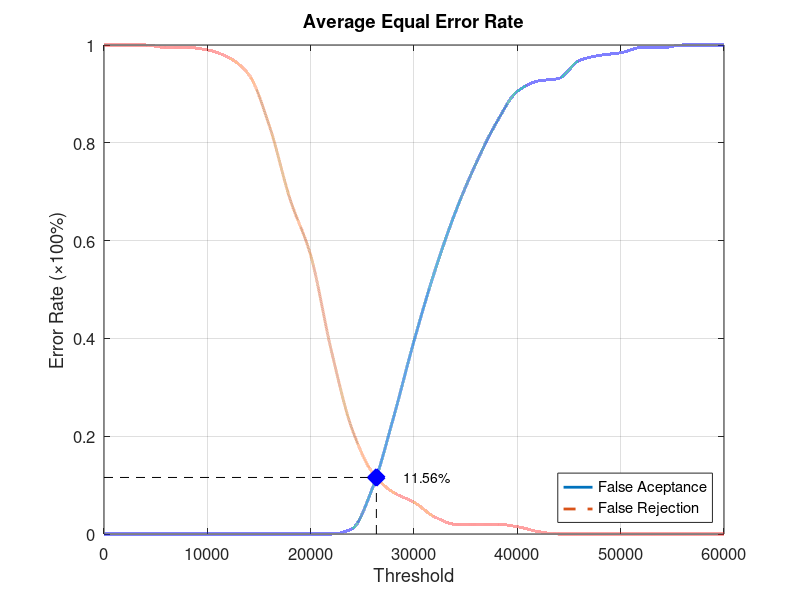
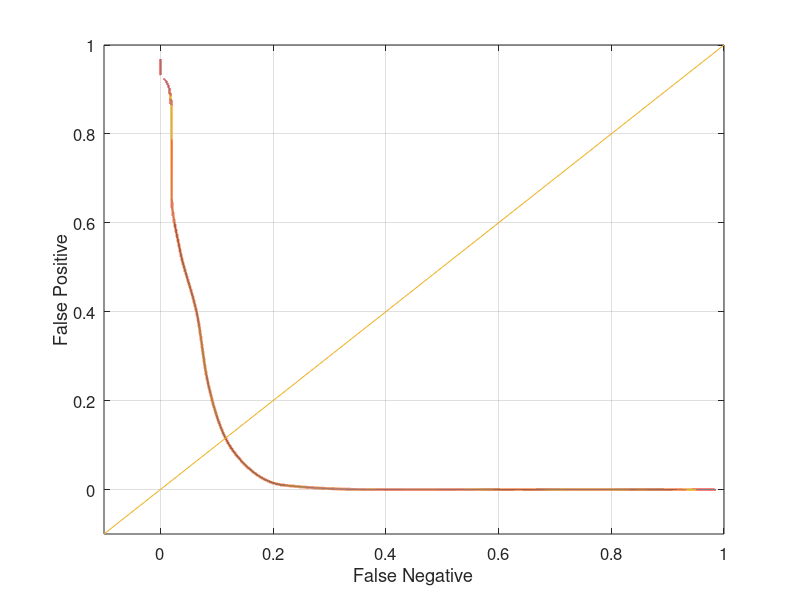

The MATLAB source for these figures, in order:
function yEER = Database1_4
close all;
clear;
clc;
x = 0:2000:60000;
xq = 0:0.5:60000;

y0 = [0 0 0 0 0 0 0 0 0 0 0 0 0.0105263 0.0947368 0.236842 0.394737 0.536842 0.657895 0.757895 0.842105 0.905263 0.926316 0.931579 0.968421 0.978947 0.984211 0.994737 0.994737 1 1 1];
yy0 = interp1(x, y0, xq, 'pchip');
y1 = [1 1 1 0.995 0.995 0.99 0.975 0.94 0.835 0.685 0.57 0.375 0.215 0.125 0.085 0.065 0.035 0.02 0.02 0.02 0.015 0.005 0 0 0 0 0 0 0 0 0];
yy1 = interp1(x, y1, xq, 'pchip');

% Calculating EER: 
y2 = abs(y0 - y1);
find(y2 == min(y2))
yy2 = abs(yy0 - yy1);
xEER = find(yy2 == min(yy2));
xEERIndex = xq(xEER) % X-axis EER
yEER = yy0(xEER) % Y-axis EER

main = figure
plot(xq, yy0,'-','LineWidth', 2);	hold on
plot(xq, yy1,'--','LineWidth', 2);	hold on
plot([xEERIndex xEERIndex], [0 yEER], 'k--');	hold on
plot([0 xEERIndex], [yEER yEER], 'k--');	hold on
plot(xEERIndex, yEER, 'bx', 'LineWidth', 10);	hold on
text(xEERIndex + 10 * xEERIndex / 100, yEER, [num2str(round((10000 * yEER)) / 100) '%'])
legend('False Aceptance', 'False Rejection', 'Location', 'SouthEast')
xlabel('Threshold')
ylabel('Error Rate (\times100%)')
title('Average Equal Error Rate')
set(gca, 'FontSize', 12)
axis([0 60000 0 1])
grid on

print(main, 'Database1_4Main', '-dpng');
FNRxFPR = figure('Color', [1 1 1]);
plot(yy1, yy0, '-', yy1, yy0, 'LineWidth', 2);
hold on
y = -0.1:0.1:1
plot(y, y); 
set(gca, 'FontSize', 12)
xlabel('False Negative')
ylabel('False Positive')
axis([-0.1 1 -0.1 1])
set(gca, 'FontSize', 12)
grid on

print(FNRxFPR, 'Database1_4FNRxFPR','-dpng');
end
